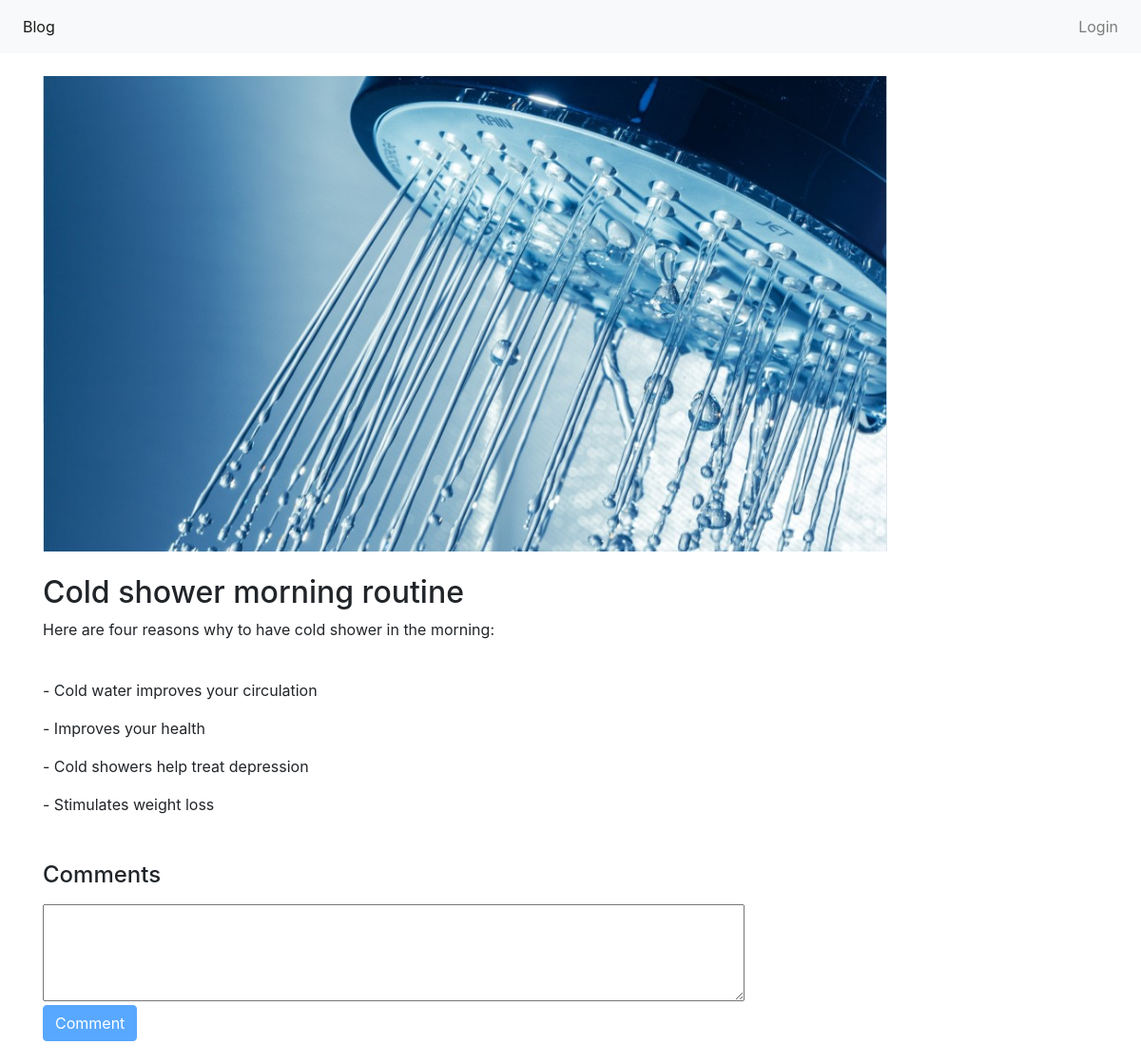
Page /single_post.php?post-slug=cold-shower-morning on the committed database.
### tables this page shows
CREATE TABLE `posts` (
  `id` int NOT NULL,
  `title` varchar(255) NOT NULL,
  `slug` varchar(255) NOT NULL,
  `image` varchar(255) NOT NULL,
  `body` text NOT NULL,
  `published` tinyint(1) NOT NULL,
  `created_at` timestamp NOT NULL DEFAULT CURRENT_TIMESTAMP,
  `category` int NOT NULL
);

### includes/public_functions.php (called while the page is built, shortened)
<?php
function getPost($slug){
	global $mysqli;
	$post = null;
	$post_slug = $_GET['post-slug'];
	$sql = "SELECT * FROM posts WHERE slug='$post_slug' AND published=true";
	$result = $mysqli->query($sql);
	if($result)
		$post = $result->fetch_assoc();
	return $post;
}
?>

### single_post.php (the view, shortened to what this page needs)
<?php
$loggedin = true;
if(!isset($_SESSION["loggedin"]) || $_SESSION["loggedin"] !== true) {
    $loggedin = false;
};
?>
</head>
<!DOCTYPE html>
<html lang="it">
<head>
   <?php include (dirname(__FILE__).'/components/head.php');?>
   <?php require_once('config.php') ?>
   <?php require_once(ROOT_PATH .'/includes/public_functions.php') ?>
   <?php
	if (isset($_GET['post-slug'])) {
		$post = getPost($_GET['post-slug']);
	}
    ?>
</head>
<body>
<?php include (dirname(__FILE__).'/components/navbar.php');?>
<div class="container">
	<div class="content" >
		<div class="post-wrapper">
			<div class="full-post-div">
            <?php if ($post == null): ?>
                <h2 class="post-title">Sorry... This post doesn`t exist</h2>
			<?php elseif ($post['published'] == false): ?>
                <h2 class="post-title">Sorry... This post has not been published</h2>
			<?php else: ?>
                <img src="<?php echo '/images/' . $post['image']; ?>" class="post_image mt-4 mb-4" alt="">
				<h2 class="post-title"><?php echo $post['title']; ?></h2>
				<div class="post-body-div">
					<?php echo html_entity_decode($post['body']); ?>
				</div>
			<?php endif ?>
			</div>
			<div class="comments mt-5">
				<h4>Comments</h4>
				<form action="addcomment.php" method="post">
				<textarea class="mb-1 mt-2" id="textComment" name="textComment" rows="4" cols="70" required></textarea>
				<div class="mb-4">
					<input type="submit" class="btn btn-primary" value="Comment" <?php if(!$loggedin) echo "disabled"?>/>
				</div>
				</form>
			</div>
		</div>
	</div>
</div>

### style.css (style rules this page uses)
img { max-width: 80%; }

### rows in the picture
posts: image (picture), title "Cold shower morning routine", body "Here are four reasons why to have cold shower in the morning: - Cold water improves your circulation - Improves your health - Cold showers help treat depression - Stimulates weight loss"
